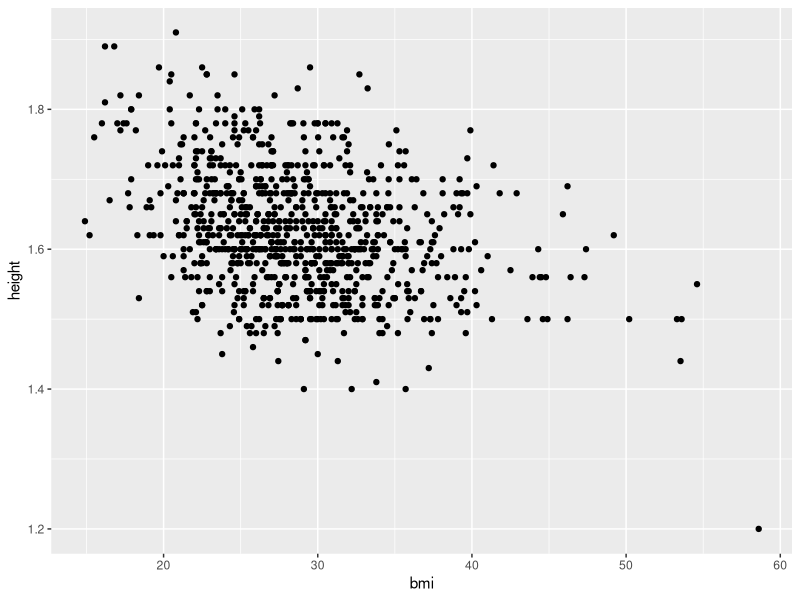

This figure's R source: (Note: this script raises an error after producing the figure.)
rm(list=ls())

#source("scripts/LoadPackages.R")

require(ggplot2)
require(lubridate)
require(stringr)
require(plyr)
require(dplyr)
require(tidyr)
require(car)


#source("scripts/load_data_first_time.r")
#source("scripts/split_dataset.r")

#####

data_main <- read.csv("data/csv/data_main.csv")
data_visits <- read.csv("data/csv/data_visits.csv")
data_birth_details <- read.csv("data/csv/data_birth_details.csv")


# Redoing with new values pasted over 


qplot(bmi, height, data=data_main)

# Suggests just one possible error now, a height under 1.3


error_df <- data.frame(
  record_number=subset(data_main, height < 1.3)$record_number,
  reason="outlier: low height"
  )



qplot(bp_ratio, data=data_main, binwidth=0.1) + geom_vline(aes(xintercept=c(0.32, 2.75)), linetype="dashed")

error_df <- rbind(
  error_df,
  data.frame(
    record_number=subset(data_main, bp_ratio < 0.32)$record_number,
    reason="bp ratio almost 0"
    ),
  data.frame(
    record_number=subset(data_main, bp_ratio>2.75)$record_number,
    reason="bp ratio over 2.75"
    )
  )


# Very high weights:
qplot(weight, data=data_visits, binwidth=0.2) + geom_vline(aes(xintercept=c(30, 170)), linetype="dashed")

error_df <- rbind(
  error_df,
  data.frame(
    record_number=subset(data_visits, weight < 30)$record_number,
    reason="weight below 30"
    ),
  data.frame(
    record_number=subset(data_visits, weight > 170)$record_number,
    reason="weight above 170"
    )
  )



## now to look at the visits data

head(data_visits)

qplot(y=weight, x=gestation, data=data_visits) + geom_vline(aes(xintercept=c(50)), linetype="dashed") + 
  geom_hline(aes(yintercept=c(20,170)), linetype="dashed")


error_df <- rbind(
  error_df,
  data.frame(
    record_number=subset(data_visits, gestation > 50)$record_number,
    reason="gestation over 50"
  )
)



# now to try lubridate

dates_of_interest <- data_visits$date

# need to change months into values 


replace_runner <- function(target, pattern, replace){  
  n <- length(pattern)
  for (i in 1:n){
    target <- str_replace_all(target, pattern=pattern[i], replace=replace[i])
  }  
  return(target)
}
  
dates_of_interest <- replace_runner(
  dates_of_interest,
  pattern=c("Jan", "Feb", "Mar", "Apr", "May", "Jun", "Jul", "Aug", "Sep", "Oct", "Nov", "Dec"),
  replace=c("01", "02", "03", "04", "05", "06", "07", "08", "09", "10", "11", "12")
  )


# now to use lubridate, specifying day, month, year format

dates_of_interest <- dmy(dates_of_interest)
data_visits$date <- dates_of_interest

# can now calculate difference in number of days and so on. 

# want to calculate dates since first visit

fn <- function(x){


  t0 <- x$date[x$visit_number==1]
  dates <- x$date
  n <- length(dates)
  days_since_first_visit <- rep(NA, n)
  for (i in 1:n){ 
    tmp <- dates[i] - t0
    days_since_first_visit[i] <- as.numeric(tmp)
    }
  out <- data.frame(x, days_since_first_visit=days_since_first_visit)
  return(out)
}


data_visits <- ddply(data_visits, .(record_number), fn)

# process
# 1) remove NA entries to visit number
# 2) remove negative days_since_first_visit
# 3) remove positive days_since_first_visit greater than top 1% of values

data_visits <- data_visits %>% tbl_df()

data_visits <- data_visits %>% 
  filter(!is.na(date)) %>%
  filter(days_since_first_visit >= 0) %>% 
  filter(days_since_first_visit < quantile(data_visits$days_since_first_visit, 0.99, na.rm=T))


qplot(
  x=visit_number,
  y=days_since_first_visit, 
  group=record_number,
  colour=record_number,
  data=data_visits,
  geom="line"
  )

qplot(
  x=days_since_first_visit,
  y=weight, 
  data=data_visits
) + geom_hline(mapping=aes(yintercept=250), linetype="dashed")


write.csv(
  data_visits,
  file="data/data_visits_with_days_since_first_visit.csv",
  row.names=F
  )



# Save it for use 
